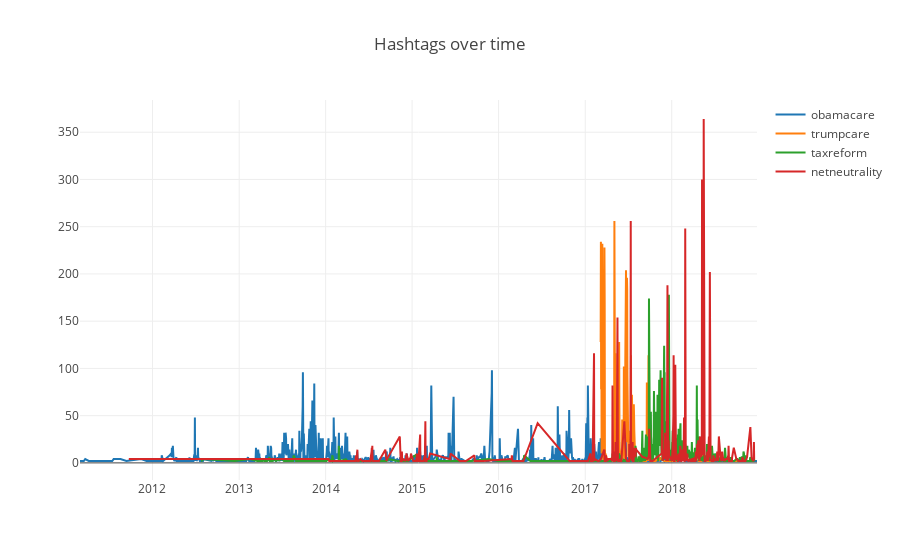

Here is the notebook cell this chart was saved with:
### Code cell
dt1 = get_tagdf('obamacare', cumsum=False)
dt2 = get_tagdf('trumpcare', cumsum=False)
dt3 = get_tagdf('taxreform', cumsum=False)
dt4 = get_tagdf('netneutrality', cumsum=False)

data = [dt1, dt2, dt3, dt4]

layout = dict(
    title = "Hashtags over time"
)

fig = dict(data=data, layout=layout)

py.iplot(fig, filename = 'Hashtags over time')

### Figure 1 — Plotly figure (JSON) as saved in the notebook; plotly's stock layout.template omitted (floating-point values rounded to 4 significant figures; data arrays with more than 128 entries replaced by an {"elided": "..."} marker saying what was removed)
{"data": [{"name": "obamacare", "type": "scatter", "uid": "6942e546-520b-46bb-a706-d29c594a7c49", "x": {"elided": "939 str values"}, "y": {"elided": "939 int values"}}, {"name": "trumpcare", "type": "scatter", "uid": "a47a0b41-52c0-4e21-8c84-d6540a291dce", "x": {"elided": "149 str values"}, "y": {"elided": "149 int values"}}, {"name": "taxreform", "type": "scatter", "uid": "944b2dff-8858-422f-bd33-2cd271caad7c", "x": {"elided": "529 str values"}, "y": {"elided": "529 int values"}}, {"name": "netneutrality", "type": "scatter", "uid": "9cf3ad9f-bb57-4de4-9e02-8a9b40ed2e36", "x": {"elided": "354 str values"}, "y": {"elided": "354 int values"}}], "layout": {"title": {"text": "Hashtags over time"}}}
